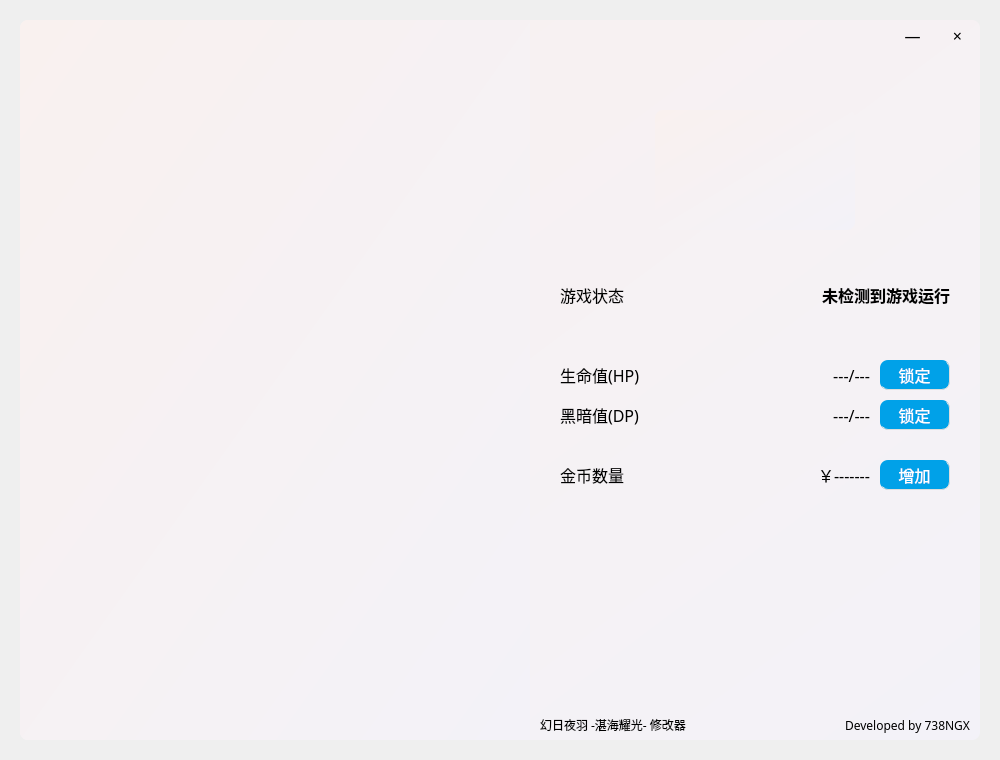
<?xml version="1.0" encoding="UTF-8"?>
<ui version="4.0">
 <class>YohaneWindow</class>
 <widget class="QWidget" name="YohaneWindow">
  <property name="geometry">
   <rect>
    <x>0</x>
    <y>0</y>
    <width>1000</width>
    <height>760</height>
   </rect>
  </property>
  <property name="minimumSize">
   <size>
    <width>1000</width>
    <height>760</height>
   </size>
  </property>
  <property name="maximumSize">
   <size>
    <width>1000</width>
    <height>760</height>
   </size>
  </property>
  <property name="windowTitle">
   <string>YohaneWindow</string>
  </property>
  <property name="styleSheet">
   <string notr="true"/>
  </property>
  <widget class="QFrame" name="mainFrame">
   <property name="geometry">
    <rect>
     <x>20</x>
     <y>20</y>
     <width>960</width>
     <height>720</height>
    </rect>
   </property>
   <property name="styleSheet">
    <string notr="true">background-color:qlineargradient(spread:pad,x1:0,y1:0,x2:1,y2:1,stop:0 rgba(249,241,239,1),stop:1 rgba(243,242,248,1));

border-radius:8px</string>
   </property>
   <property name="frameShape">
    <enum>QFrame::Shape::StyledPanel</enum>
   </property>
   <property name="frameShadow">
    <enum>QFrame::Shadow::Raised</enum>
   </property>
   <widget class="QLabel" name="dp_val">
    <property name="geometry">
     <rect>
      <x>670</x>
      <y>380</y>
      <width>180</width>
      <height>30</height>
     </rect>
    </property>
    <property name="font">
     <font>
      <family>思源黑体</family>
      <pointsize>12</pointsize>
      <bold>false</bold>
     </font>
    </property>
    <property name="styleSheet">
     <string notr="true">background-color:rgba(0,0,0,0);</string>
    </property>
    <property name="lineWidth">
     <number>1</number>
    </property>
    <property name="text">
     <string>---/---</string>
    </property>
    <property name="alignment">
     <set>Qt::AlignmentFlag::AlignRight|Qt::AlignmentFlag::AlignTrailing|Qt::AlignmentFlag::AlignVCenter</set>
    </property>
   </widget>
   <widget class="QPushButton" name="dp_locker">
    <property name="geometry">
     <rect>
      <x>860</x>
      <y>380</y>
      <width>70</width>
      <height>30</height>
     </rect>
    </property>
    <property name="font">
     <font>
      <family>思源黑体</family>
      <pointsize>12</pointsize>
     </font>
    </property>
    <property name="styleSheet">
     <string notr="true">QPushButton{
	background-color:#00a1e8;
	color:#fff;
	border-bottom:1px solid #ddd;
	border-right:1px solid #ddd;
}

QPushButton:hover{
	background-color:#10b1f8;
}</string>
    </property>
    <property name="text">
     <string>锁定</string>
    </property>
   </widget>
   <widget class="QPushButton" name="hp_locker">
    <property name="geometry">
     <rect>
      <x>860</x>
      <y>340</y>
      <width>70</width>
      <height>30</height>
     </rect>
    </property>
    <property name="font">
     <font>
      <family>思源黑体</family>
      <pointsize>12</pointsize>
     </font>
    </property>
    <property name="styleSheet">
     <string notr="true">QPushButton{
	background-color:#00a1e8;
	color:#fff;
	border-bottom:1px solid #ddd;
	border-right:1px solid #ddd;
}

QPushButton:hover{
	background-color:#10b1f8;
}</string>
    </property>
    <property name="text">
     <string>锁定</string>
    </property>
   </widget>
   <widget class="QPushButton" name="minimize">
    <property name="geometry">
     <rect>
      <x>870</x>
      <y>0</y>
      <width>45</width>
      <height>30</height>
     </rect>
    </property>
    <property name="font">
     <font>
      <family>思源黑体</family>
      <pointsize>12</pointsize>
      <italic>false</italic>
      <bold>false</bold>
     </font>
    </property>
    <property name="styleSheet">
     <string notr="true">QPushButton{
	background-color: rgba(0, 0, 0,0);
	border-radius:0px;
}
QPushButton:hover{
	background-color: rgba(224, 216, 213,1);
}</string>
    </property>
    <property name="text">
     <string>—</string>
    </property>
    <property name="iconSize">
     <size>
      <width>28</width>
      <height>28</height>
     </size>
    </property>
   </widget>
   <widget class="QPushButton" name="close">
    <property name="geometry">
     <rect>
      <x>915</x>
      <y>0</y>
      <width>45</width>
      <height>30</height>
     </rect>
    </property>
    <property name="font">
     <font>
      <family>思源黑体</family>
      <pointsize>12</pointsize>
      <italic>false</italic>
      <bold>false</bold>
     </font>
    </property>
    <property name="styleSheet">
     <string notr="true">QPushButton{
	background-color: rgba(0, 0, 0, 0);
	border-top-left-radius:0px;
	border-bottom-left-radius:0px;
	border-bottom-right-radius:0px;
}
QPushButton:hover{
	background-color: rgba(232, 17, 35,1);
	color:#fff;
}</string>
    </property>
    <property name="text">
     <string>×</string>
    </property>
    <property name="iconSize">
     <size>
      <width>28</width>
      <height>28</height>
     </size>
    </property>
   </widget>
   <widget class="QLabel" name="game_status_val">
    <property name="geometry">
     <rect>
      <x>670</x>
      <y>260</y>
      <width>260</width>
      <height>30</height>
     </rect>
    </property>
    <property name="font">
     <font>
      <family>思源黑体</family>
      <pointsize>12</pointsize>
      <bold>true</bold>
     </font>
    </property>
    <property name="styleSheet">
     <string notr="true">background-color:rgba(0,0,0,0);</string>
    </property>
    <property name="lineWidth">
     <number>1</number>
    </property>
    <property name="text">
     <string>未检测到游戏运行</string>
    </property>
    <property name="alignment">
     <set>Qt::AlignmentFlag::AlignRight|Qt::AlignmentFlag::AlignTrailing|Qt::AlignmentFlag::AlignVCenter</set>
    </property>
   </widget>
   <widget class="QLabel" name="game_status">
    <property name="geometry">
     <rect>
      <x>540</x>
      <y>260</y>
      <width>110</width>
      <height>30</height>
     </rect>
    </property>
    <property name="font">
     <font>
      <family>思源黑体</family>
      <pointsize>12</pointsize>
      <bold>false</bold>
     </font>
    </property>
    <property name="styleSheet">
     <string notr="true">background-color:rgba(0,0,0,0);</string>
    </property>
    <property name="lineWidth">
     <number>1</number>
    </property>
    <property name="text">
     <string>游戏状态</string>
    </property>
    <property name="alignment">
     <set>Qt::AlignmentFlag::AlignLeading|Qt::AlignmentFlag::AlignLeft|Qt::AlignmentFlag::AlignVCenter</set>
    </property>
   </widget>
   <widget class="QLabel" name="hp_label">
    <property name="geometry">
     <rect>
      <x>540</x>
      <y>340</y>
      <width>110</width>
      <height>30</height>
     </rect>
    </property>
    <property name="font">
     <font>
      <family>思源黑体</family>
      <pointsize>12</pointsize>
      <bold>false</bold>
     </font>
    </property>
    <property name="styleSheet">
     <string notr="true">background-color:rgba(0,0,0,0);</string>
    </property>
    <property name="lineWidth">
     <number>1</number>
    </property>
    <property name="text">
     <string>生命值(HP)</string>
    </property>
    <property name="alignment">
     <set>Qt::AlignmentFlag::AlignLeading|Qt::AlignmentFlag::AlignLeft|Qt::AlignmentFlag::AlignVCenter</set>
    </property>
   </widget>
   <widget class="QLabel" name="dp_label">
    <property name="geometry">
     <rect>
      <x>540</x>
      <y>380</y>
      <width>110</width>
      <height>30</height>
     </rect>
    </property>
    <property name="font">
     <font>
      <family>思源黑体</family>
      <pointsize>12</pointsize>
      <bold>false</bold>
     </font>
    </property>
    <property name="styleSheet">
     <string notr="true">background-color:rgba(0,0,0,0);</string>
    </property>
    <property name="lineWidth">
     <number>1</number>
    </property>
    <property name="text">
     <string>黑暗值(DP)</string>
    </property>
    <property name="alignment">
     <set>Qt::AlignmentFlag::AlignLeading|Qt::AlignmentFlag::AlignLeft|Qt::AlignmentFlag::AlignVCenter</set>
    </property>
   </widget>
   <widget class="QLabel" name="pkg_img">
    <property name="geometry">
     <rect>
      <x>0</x>
      <y>0</y>
      <width>510</width>
      <height>720</height>
     </rect>
    </property>
    <property name="styleSheet">
     <string notr="true">border-top-right-radius:0px;
border-bottom-right-radius:0px;
background:url(:/image/assets/productPKG.jpg);</string>
    </property>
    <property name="text">
     <string/>
    </property>
    <property name="scaledContents">
     <bool>true</bool>
    </property>
    <property name="alignment">
     <set>Qt::AlignmentFlag::AlignCenter</set>
    </property>
   </widget>
   <widget class="QLabel" name="software_info">
    <property name="geometry">
     <rect>
      <x>790</x>
      <y>695</y>
      <width>160</width>
      <height>20</height>
     </rect>
    </property>
    <property name="font">
     <font>
      <family>思源黑体</family>
      <pointsize>9</pointsize>
      <bold>false</bold>
     </font>
    </property>
    <property name="styleSheet">
     <string notr="true">background-color:rgba(0,0,0,0);</string>
    </property>
    <property name="lineWidth">
     <number>1</number>
    </property>
    <property name="text">
     <string>Developed by 738NGX</string>
    </property>
    <property name="alignment">
     <set>Qt::AlignmentFlag::AlignRight|Qt::AlignmentFlag::AlignTrailing|Qt::AlignmentFlag::AlignVCenter</set>
    </property>
   </widget>
   <widget class="QLabel" name="hp_val">
    <property name="geometry">
     <rect>
      <x>670</x>
      <y>340</y>
      <width>180</width>
      <height>30</height>
     </rect>
    </property>
    <property name="font">
     <font>
      <family>思源黑体</family>
      <pointsize>12</pointsize>
      <bold>false</bold>
     </font>
    </property>
    <property name="styleSheet">
     <string notr="true">background-color:rgba(0,0,0,0);</string>
    </property>
    <property name="lineWidth">
     <number>1</number>
    </property>
    <property name="text">
     <string>---/---</string>
    </property>
    <property name="alignment">
     <set>Qt::AlignmentFlag::AlignRight|Qt::AlignmentFlag::AlignTrailing|Qt::AlignmentFlag::AlignVCenter</set>
    </property>
   </widget>
   <widget class="QLabel" name="software_info_2">
    <property name="geometry">
     <rect>
      <x>520</x>
      <y>695</y>
      <width>300</width>
      <height>20</height>
     </rect>
    </property>
    <property name="font">
     <font>
      <family>思源黑体</family>
      <pointsize>9</pointsize>
      <bold>false</bold>
     </font>
    </property>
    <property name="styleSheet">
     <string notr="true">background-color:rgba(0,0,0,0);</string>
    </property>
    <property name="lineWidth">
     <number>1</number>
    </property>
    <property name="text">
     <string>幻日夜羽 -湛海耀光- 修改器</string>
    </property>
    <property name="alignment">
     <set>Qt::AlignmentFlag::AlignLeading|Qt::AlignmentFlag::AlignLeft|Qt::AlignmentFlag::AlignVCenter</set>
    </property>
   </widget>
   <widget class="QLabel" name="header">
    <property name="geometry">
     <rect>
      <x>635</x>
      <y>90</y>
      <width>200</width>
      <height>120</height>
     </rect>
    </property>
    <property name="text">
     <string/>
    </property>
    <property name="pixmap">
     <pixmap resource="resources.qrc">:/image/assets/yhn.png</pixmap>
    </property>
   </widget>
   <widget class="QLabel" name="coin_label">
    <property name="geometry">
     <rect>
      <x>540</x>
      <y>440</y>
      <width>110</width>
      <height>30</height>
     </rect>
    </property>
    <property name="font">
     <font>
      <family>思源黑体</family>
      <pointsize>12</pointsize>
      <bold>false</bold>
     </font>
    </property>
    <property name="styleSheet">
     <string notr="true">background-color:rgba(0,0,0,0);</string>
    </property>
    <property name="lineWidth">
     <number>1</number>
    </property>
    <property name="text">
     <string>金币数量</string>
    </property>
    <property name="alignment">
     <set>Qt::AlignmentFlag::AlignLeading|Qt::AlignmentFlag::AlignLeft|Qt::AlignmentFlag::AlignVCenter</set>
    </property>
   </widget>
   <widget class="QLabel" name="coin_val">
    <property name="geometry">
     <rect>
      <x>670</x>
      <y>440</y>
      <width>180</width>
      <height>30</height>
     </rect>
    </property>
    <property name="font">
     <font>
      <family>思源黑体</family>
      <pointsize>12</pointsize>
      <bold>false</bold>
     </font>
    </property>
    <property name="styleSheet">
     <string notr="true">background-color:rgba(0,0,0,0);</string>
    </property>
    <property name="lineWidth">
     <number>1</number>
    </property>
    <property name="text">
     <string>￥-------</string>
    </property>
    <property name="alignment">
     <set>Qt::AlignmentFlag::AlignRight|Qt::AlignmentFlag::AlignTrailing|Qt::AlignmentFlag::AlignVCenter</set>
    </property>
   </widget>
   <widget class="QPushButton" name="coin_adder">
    <property name="geometry">
     <rect>
      <x>860</x>
      <y>440</y>
      <width>70</width>
      <height>30</height>
     </rect>
    </property>
    <property name="font">
     <font>
      <family>思源黑体</family>
      <pointsize>12</pointsize>
     </font>
    </property>
    <property name="styleSheet">
     <string notr="true">QPushButton{
	background-color:#00a1e8;
	color:#fff;
	border-bottom:1px solid #ddd;
	border-right:1px solid #ddd;
}

QPushButton:hover{
	background-color:#10b1f8;
}</string>
    </property>
    <property name="text">
     <string>增加</string>
    </property>
   </widget>
  </widget>
 </widget>
 <resources>
  <include location="resources.qrc"/>
 </resources>
 <connections>
  <connection>
   <sender>close</sender>
   <signal>clicked()</signal>
   <receiver>YohaneWindow</receiver>
   <slot>close()</slot>
   <hints>
    <hint type="sourcelabel">
     <x>977</x>
     <y>14</y>
    </hint>
    <hint type="destinationlabel">
     <x>499</x>
     <y>359</y>
    </hint>
   </hints>
  </connection>
  <connection>
   <sender>minimize</sender>
   <signal>clicked()</signal>
   <receiver>YohaneWindow</receiver>
   <slot>showMinimized()</slot>
   <hints>
    <hint type="sourcelabel">
     <x>932</x>
     <y>14</y>
    </hint>
    <hint type="destinationlabel">
     <x>499</x>
     <y>359</y>
    </hint>
   </hints>
  </connection>
 </connections>
 <slots>
  <slot>on_hp_locker_clicked()</slot>
  <slot>on_dp_locker_clicked()</slot>
 </slots>
</ui>
